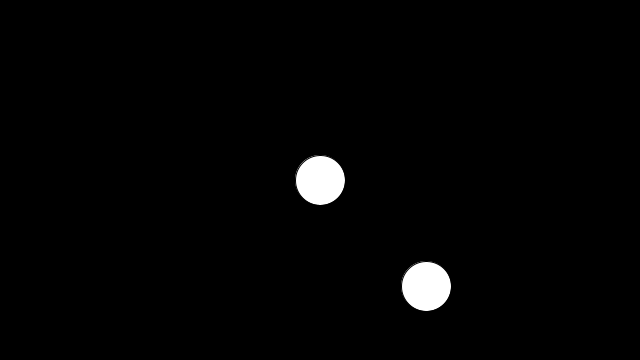
Frame 1 (no input)
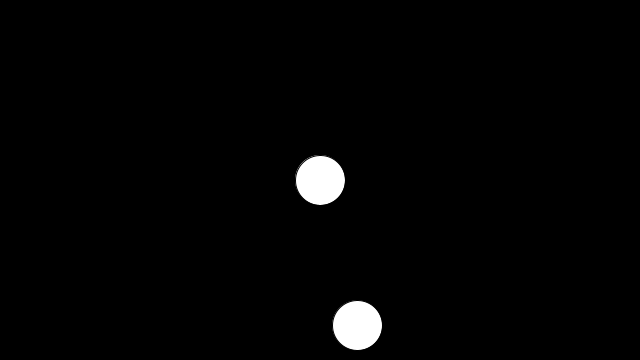
Frame 60 (the mouse pressed at the canvas centre just before this capture)
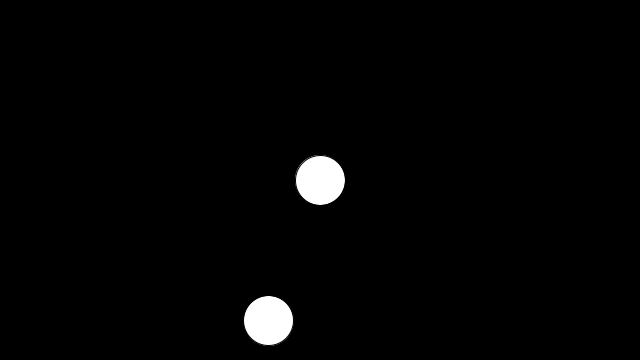
Frame 120 (the mouse held since frame 60 and released just before this capture)

The Processing sketch that drew these frames (run headless with seeded random() and noise(); from frame 60 on, the mouse is pressed at the canvas centre):

// Processing sketch: FinalPrep_WaveOrbit
// ── FinalPrep_WaveOrbit.pde
float r = 150;
float a = PI/4;
float aVel = 0.0;
float aAcc = 0.001;

float theta = 0; 
int orbitSize = 50; 



void setup(){
 size (640, 360);

}

void draw (){
 background(0); 
  
 pushMatrix();
 translate(width/2, height/2);

 float x = r * cos(a);
 float y = r * sin(a);
 fill(255);
 ellipse(x,y,50,50);
 
 a += aVel;
 aVel += aAcc;
 aVel = constrain(aVel,0,.01);
 
 popMatrix();
 
 ellipse(width/2,height/2,50,50);
}
